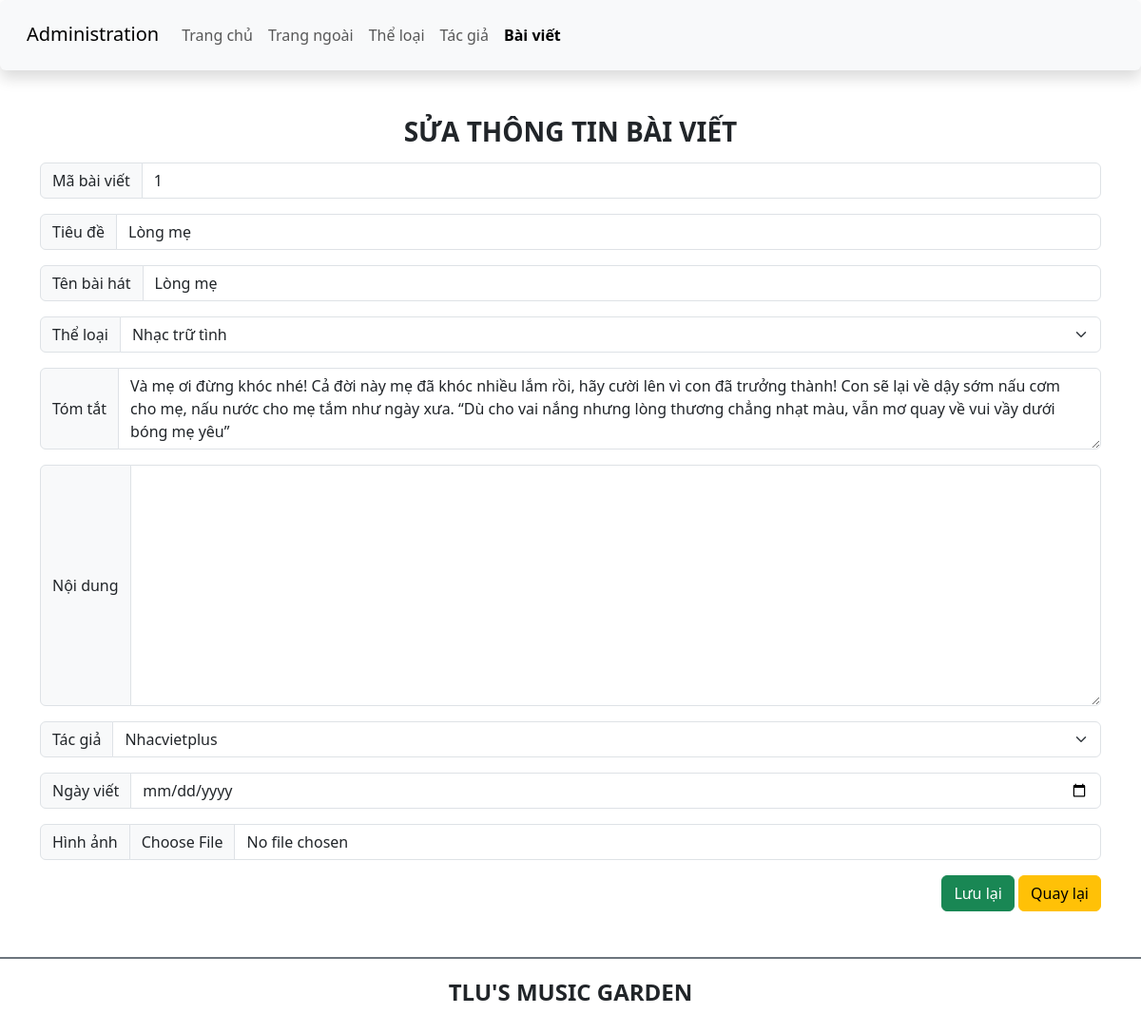
Before: /admin/edit_article.php?id=1 with the older database file.
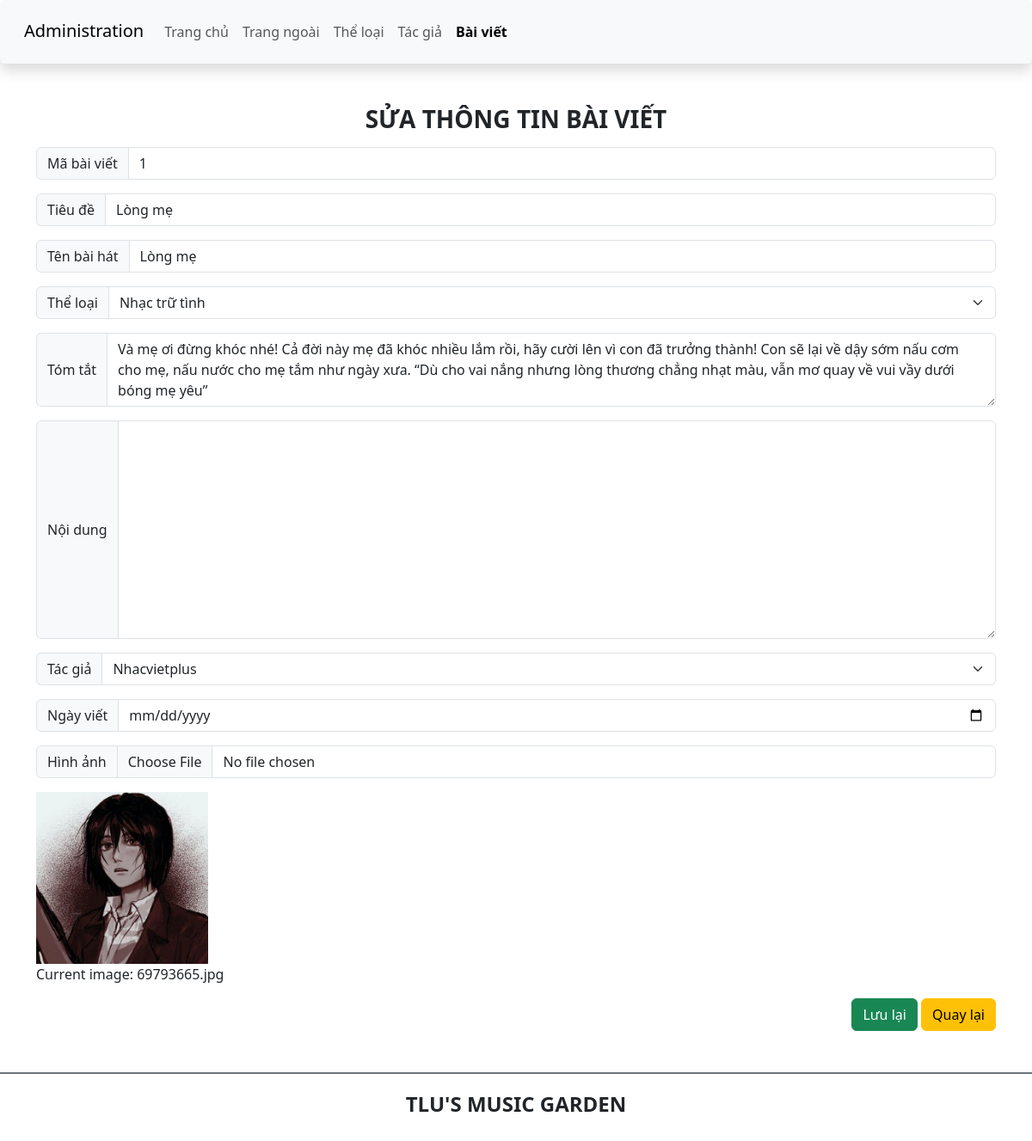
After: the same page with the newer database file.
### tables this page shows
CREATE TABLE `baiviet` (
  `ma_bviet` int(10) UNSIGNED NOT NULL,
  `tieude` varchar(200) NOT NULL,
  `ten_bhat` varchar(100) NOT NULL,
  `ma_tloai` int(10) UNSIGNED NOT NULL,
  `tomtat` text NOT NULL,
  `noidung` text DEFAULT NULL,
  `ma_tgia` int(10) UNSIGNED NOT NULL,
  `ngayviet` datetime DEFAULT current_timestamp(),
  `hinhanh` varchar(200) DEFAULT NULL
);

### admin/edit_article.php (the view, shortened to what the changed rows need)
<?php
require_once '../db_connection.php';
if(isset($_GET['id'])) {
    $id = $_GET['id'];
    $sql = "SELECT * FROM baiviet WHERE ma_bviet = :id";
    $stmt = $pdo->prepare($sql);
    $stmt->bindParam(':id', $id, PDO::PARAM_INT);
    $stmt->execute();
    $article = $stmt->fetch(PDO::FETCH_ASSOC);
} else {
    die("Không có id bài viết được cung cấp");
}
?>
<!DOCTYPE html>
<html lang="en">
<head>
    <link href="https://cdn.jsdelivr.net/npm/bootstrap@5.3.0-alpha1/dist/css/bootstrap.min.css" rel="stylesheet">
    <link rel="stylesheet" href="https://cdnjs.cloudflare.com/ajax/libs/font-awesome/6.3.0/css/all.min.css" />
    <link rel="stylesheet" href="css/style_login.css">
</head>
<body>
    <main class="container mt-5 mb-5">
        <div class="row">
            <div class="col-sm">
                <form action="" method="post" enctype="multipart/form-data">
                    <div class="input-group mt-3 mb-3">
                        <span class="input-group-text" id="lblArticleId">Mã bài viết</span>
                        <input type="text" class="form-control" name="txtArticleId" readonly value="<?= $article['ma_bviet'] ?>">
                    </div>
                    <div class="input-group mt-3 mb-3">
                        <span class="input-group-text" id="lblTitle">Tiêu đề</span>
                        <input type="text" class="form-control" name="txtTitle" value="<?= htmlspecialchars($article['tieude']) ?>">
                    </div>
                    <div class="input-group mt-3 mb-3">
                        <span class="input-group-text" id="lblSong">Tên bài hát</span>
                        <input type="text" class="form-control" name="txtSong" value="<?= htmlspecialchars($article['ten_bhat']) ?>">
                    </div>
                    <div class="input-group mt-3 mb-3">
                        <span class="input-group-text" id="lblSummary">Tóm tắt</span>
                        <textarea class="form-control" name="txtSummary" rows="3"><?= htmlspecialchars($article['tomtat']) ?></textarea>
                    </div>
                    <div class="input-group mt-3 mb-3">
                        <span class="input-group-text" id="lblDate">Ngày viết</span>
                        <input type="date" class="form-control" name="txtDate" value="<?= $article['ngayviet'] ?>">
                    </div>
                    <?php if (!empty($article['hinhanh'])): ?>
                        <div class="mt-3 mb-3">
                            <img src="<?= $article['hinhanh'] ?>" alt="Current Image" style="max-width: 200px;">
                            <p>Current image: <?= basename($article['hinhanh']) ?></p>
                        </div>
                    <?php endif; ?>
                </form>
            </div>
        </div>
    </main>
</body>
</html>

Changed rows visible on the page:
changed baiviet "Lòng mẹ": hinhanh: picture added; hinhanh (not shown) → "69793665.jpg"
Other visible differences:
text now shown: "Current image:"
